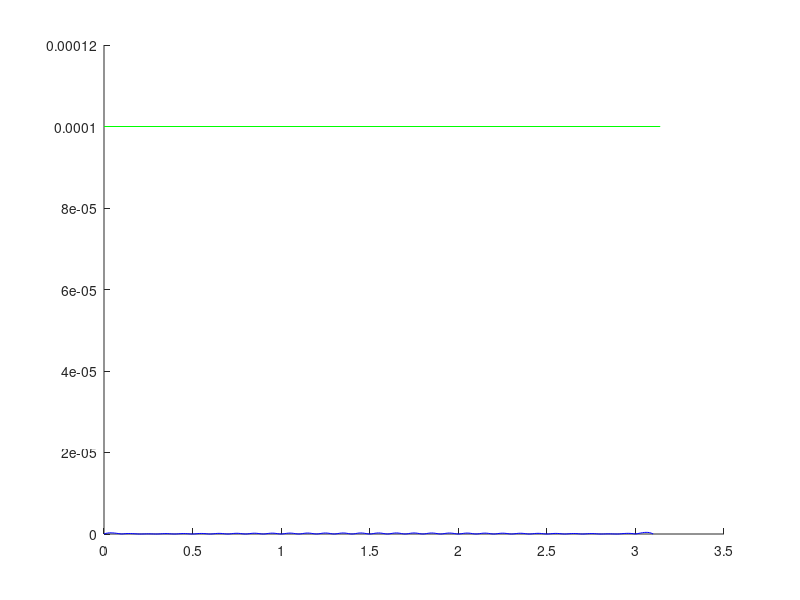
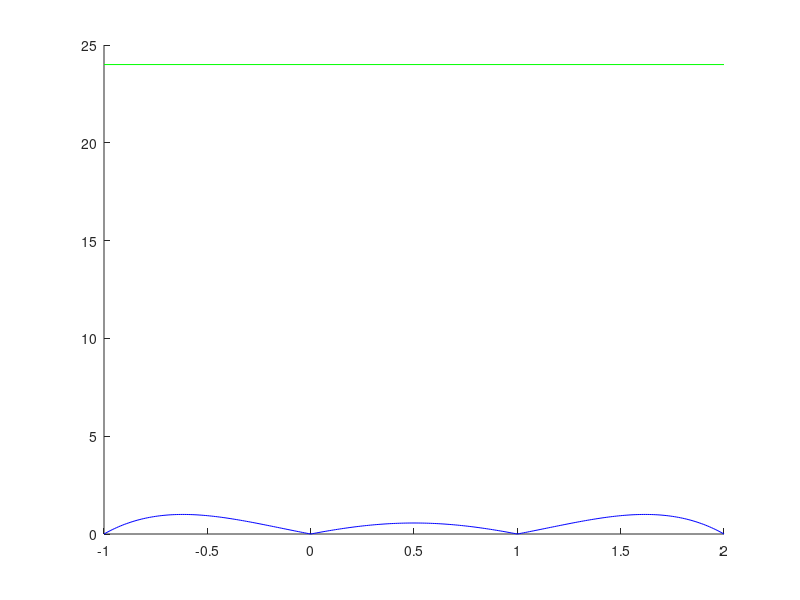

The MATLAB script that drew these images, in order:
x = 0 : 0.1 : pi;
xx = 0 : 0.01 : pi;

f1 = @sin;
f1_4diff_max = 1.0;
apriori = f1_4diff_max * max(x(2 : end) - x(1 : end - 1)).^4

hold on;
plot([xx(1) xx(end)], [apriori apriori], 'g');

plot(xx, abs(interp1(x, f1(x), xx, 'spline') - f1(xx)), 'b');

figure
x = [-1 0 1 2];
y = [0 0 0 0];
xx = [-1 : 0.01 : 2];
f2 = @(x) (x+1).*x.*(x-1).*(x-2);
f2_4diff_max = 24;
apriori = f2_4diff_max * max(x(2 : end) - x(1 : end - 1)).^4

hold on;
plot([xx(1) xx(end)], [apriori apriori], 'g');
 
plot(xx, abs(interp1(x, f2(x), xx, 'spline') - f2(xx)), 'b');
 
% figure
% x = -1 : 0.1 : 1;
% xx = -1 : 0.01 : 1;
% f2 = @(x) x;
% f2_4diff_max = 0.0;
% apriori = f2_4diff_max * max(x(2 : end) - x(1 : end - 1)).^4
% 
% hold on;
% plot([xx(1) xx(end)], [apriori apriori], 'g', 'LineWidth', 2);
% 
% plot(xx, abs(interp1(x, f2(x), xx, 'spline') - f2(xx)), 'b');
